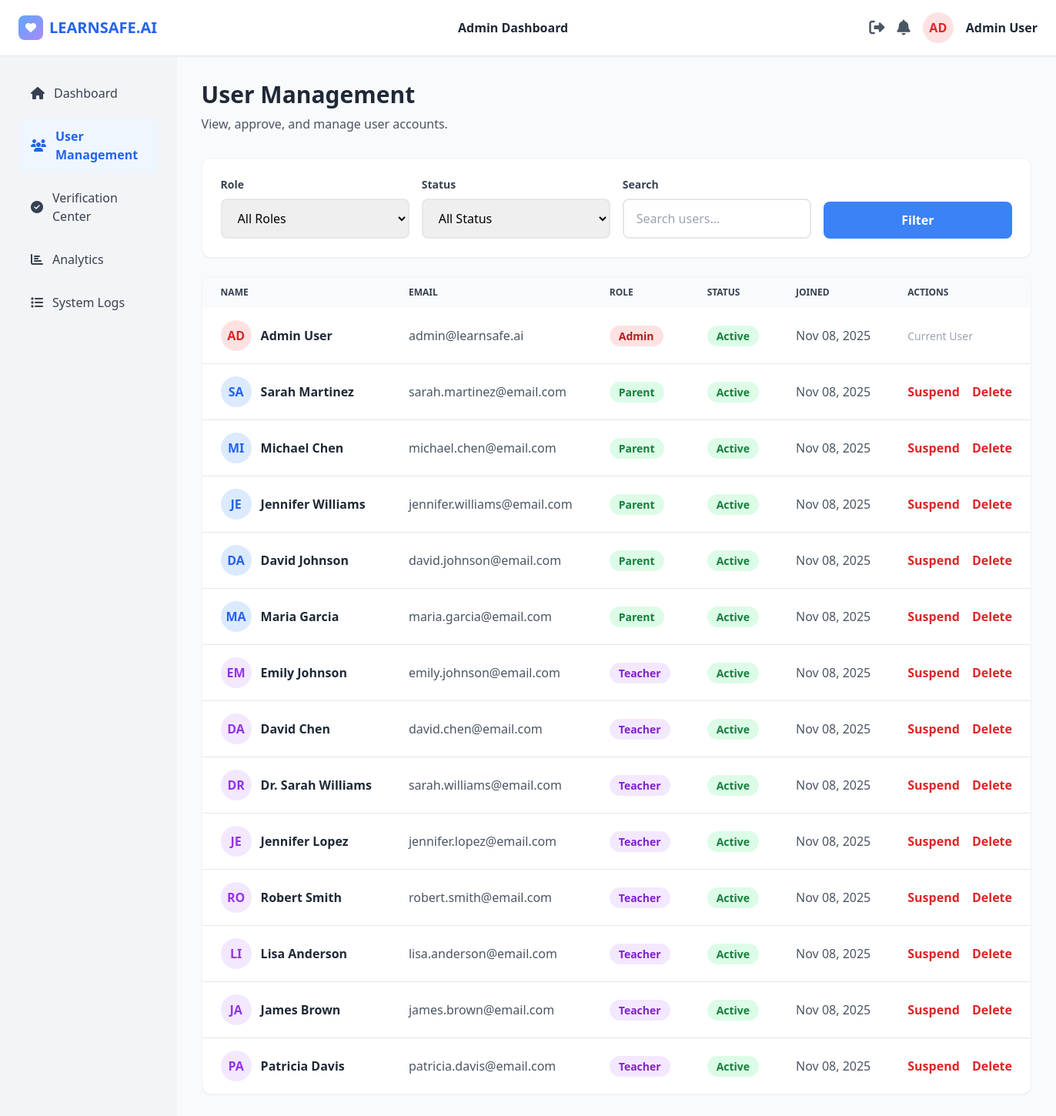
The page /admin/users.php (signed in) on the database its author committed.
### tables this page shows
CREATE TABLE IF NOT EXISTS users (
    id INT AUTO_INCREMENT PRIMARY KEY,
    email VARCHAR(255) UNIQUE NOT NULL,
    password VARCHAR(255) NOT NULL,
    full_name VARCHAR(255) NOT NULL,
    role ENUM('parent', 'teacher', 'admin') NOT NULL,
    status ENUM('active', 'pending', 'suspended', 'rejected') DEFAULT 'pending',
    created_at TIMESTAMP DEFAULT CURRENT_TIMESTAMP,
    updated_at TIMESTAMP DEFAULT CURRENT_TIMESTAMP ON UPDATE CURRENT_TIMESTAMP,
    last_login TIMESTAMP NULL,
    remember_token VARCHAR(255) NULL,
    INDEX idx_email (email),
    INDEX idx_role (role),
    INDEX idx_status (status)
);

### includes/auth.php (called while the page is built, shortened)
<?php
require_once __DIR__ . '/../config/config.php';
function getUserData($user_id) {
    $db = getDB();
    $stmt = $db->prepare("SELECT * FROM users WHERE id = ?");
    $stmt->bind_param("i", $user_id);
    $stmt->execute();
    $result = $stmt->get_result();
    $user = $result->fetch_assoc();
    return $user;
}

### includes/admin_functions.php (called while the page is built, shortened)
<?php
require_once __DIR__ . '/../config/config.php';
function getAllUsers($page = 1, $per_page = 20, $search = '', $role = '', $status = '') {
    $db = getDB();
    $offset = ($page - 1) * $per_page;
    $sql = "SELECT * FROM users WHERE 1=1";
    $params = [];
    $types = '';
    $sql .= " ORDER BY created_at DESC LIMIT ? OFFSET ?";
    $params[] = $per_page;
    $params[] = $offset;
    $types .= 'ii';
    $stmt = $db->prepare($sql);
    if (!empty($params)) {
        $stmt->bind_param($types, ...$params);
    }
    $stmt->execute();
    $result = $stmt->get_result();
    $users = [];
    while ($row = $result->fetch_assoc()) {
        $users[] = $row;
    }
    $count_sql = "SELECT COUNT(*) as total FROM users WHERE 1=1";
    $count_stmt = $db->prepare($count_sql);
    $count_stmt->execute();
    $total = $count_stmt->get_result()->fetch_assoc()['total'];
    return ['users' => $users, 'total' => $total];
}

### config/config.php (called while the page is built, shortened)
<?php
function formatDate($date) {
    return date('M d, Y', strtotime($date));
}

### admin/users.php (the view, shortened to what this page needs)
<?php
require_once __DIR__ . '/../config/config.php';
require_once __DIR__ . '/../includes/auth.php';
require_once __DIR__ . '/../includes/admin_functions.php';
$user_id = getCurrentUserId();
$user = getUserData($user_id);
$page = isset($_GET['page']) ? intval($_GET['page']) : 1;
$search = sanitize($_GET['search'] ?? '');
$role_filter = sanitize($_GET['role'] ?? '');
$status_filter = sanitize($_GET['status'] ?? '');
$users_data = getAllUsers($page, 20, $search, $role_filter, $status_filter);
$users = $users_data['users'];
?>
<!DOCTYPE html>
<html lang="en">
<head>
    <script src="https://cdn.tailwindcss.com"></script>
    <link rel="stylesheet" href="https://cdnjs.cloudflare.com/ajax/libs/font-awesome/6.4.0/css/all.min.css">
</head>
<body class="bg-gray-50 min-h-screen">
    <header class="bg-white shadow-sm border-b">
        <div class="flex items-center justify-between px-6 py-4">
            <div class="flex items-center space-x-2">
                <div class="w-8 h-8 gradient-heart rounded-lg flex items-center justify-center">
                    <i class="fas fa-heart text-white text-sm"></i>
                </div>
                <span class="text-xl font-bold text-blue-600">LEARNSAFE.AI</span>
            </div>
            <div class="flex-1 text-center">
                <p class="text-gray-800 font-semibold">Admin Dashboard</p>
            </div>
            <div class="flex items-center space-x-4">
                <a href="../api/logout.php" class="text-gray-600 hover:text-red-600" title="Logout">
                    <i class="fas fa-sign-out-alt text-xl cursor-pointer"></i>
                </a>
                <i class="fas fa-bell text-gray-600 text-xl cursor-pointer"></i>
                <div class="w-10 h-10 bg-red-100 rounded-full flex items-center justify-center">
                    <span class="text-red-600 font-bold"><?php echo strtoupper(substr($user['full_name'], 0, 2)); ?></span>
                </div>
                <span class="text-gray-800 font-semibold"><?php echo htmlspecialchars($user['full_name']); ?></span>
            </div>
        </div>
    </header>
    <div class="flex">
        <aside class="w-64 bg-gray-100 min-h-screen p-6">
            <nav class="space-y-2">
                <a href="dashboard.php" class="flex items-center space-x-3 px-4 py-3 text-gray-700 hover:bg-gray-200 rounded-lg transition">
                    <i class="fas fa-home"></i>
                    <span>Dashboard</span>
                </a>
                <a href="users.php" class="flex items-center space-x-3 px-4 py-3 bg-blue-50 text-blue-600 rounded-lg font-semibold">
                    <i class="fas fa-users"></i>
                    <span>User Management</span>
                </a>
                <a href="verification.php" class="flex items-center space-x-3 px-4 py-3 text-gray-700 hover:bg-gray-200 rounded-lg transition">
                    <i class="fas fa-check-circle"></i>
                    <span>Verification Center</span>
                </a>
                <a href="analytics.php" class="flex items-center space-x-3 px-4 py-3 text-gray-700 hover:bg-gray-200 rounded-lg transition">
                    <i class="fas fa-chart-bar"></i>
                    <span>Analytics</span>
                </a>
                <a href="logs.php" class="flex items-center space-x-3 px-4 py-3 text-gray-700 hover:bg-gray-200 rounded-lg transition">
                    <i class="fas fa-list"></i>
                    <span>System Logs</span>
                </a>
            </nav>
        </aside>
        <main class="flex-1 p-8">
            <div class="mb-8">
                <h1 class="text-3xl font-bold text-gray-800 mb-2">User Management</h1>
                <p class="text-gray-600">View, approve, and manage user accounts.</p>
            </div>
            <form method="GET" action="users.php" class="bg-white rounded-xl shadow-sm p-6 border border-gray-100 mb-6">
                <div class="grid md:grid-cols-4 gap-4">
                    <div>
                        <label class="block text-sm font-semibold text-gray-700 mb-2">Role</label>
                        <select name="role" class="w-full px-4 py-3 border-2 border-gray-200 rounded-lg focus:border-blue-500 focus:outline-none">
                            <option value="">All Roles</option>
                        </select>
                    </div>
                    <div>
                        <label class="block text-sm font-semibold text-gray-700 mb-2">Status</label>
                        <select name="status" class="w-full px-4 py-3 border-2 border-gray-200 rounded-lg focus:border-blue-500 focus:outline-none">
                            <option value="">All Status</option>
                        </select>
                    </div>
                    <div>
                        <label class="block text-sm font-semibold text-gray-700 mb-2">Search</label>
                        <input type="text" name="search" value="<?php echo htmlspecialchars($search); ?>" placeholder="Search users..." class="w-full px-4 py-3 border-2 border-gray-200 rounded-lg focus:border-blue-500 focus:outline-none">
                    </div>
                    <div class="flex items-end">
                        <button type="submit" class="w-full px-4 py-3 bg-blue-500 text-white rounded-lg hover:bg-blue-600 transition font-semibold">
                            Filter
                        </button>
                    </div>
                </div>
            </form>
            <div class="bg-white rounded-xl shadow-sm border border-gray-100 overflow-hidden">
                <div class="overflow-x-auto">
                    <table class="w-full">
                        <thead class="bg-gray-50">
                            <tr>
                                <th class="px-6 py-3 text-left text-xs font-semibold text-gray-700 uppercase">Name</th>
                                <th class="px-6 py-3 text-left text-xs font-semibold text-gray-700 uppercase">Email</th>
                                <th class="px-6 py-3 text-left text-xs font-semibold text-gray-700 uppercase">Role</th>
                                <th class="px-6 py-3 text-left text-xs font-semibold text-gray-700 uppercase">Status</th>
                                <th class="px-6 py-3 text-left text-xs font-semibold text-gray-700 uppercase">Joined</th>
                                <th class="px-6 py-3 text-left text-xs font-semibold text-gray-700 uppercase">Actions</th>
                            </tr>
                        </thead>
                        <tbody class="divide-y divide-gray-200">
                            <?php if (!empty($users)): ?>
                                <?php foreach ($users as $user_row): ?>
                                <tr class="hover:bg-gray-50">
                                    <td class="px-6 py-4 whitespace-nowrap">
                                        <div class="flex items-center">
                                            <div class="w-10 h-10 bg-<?php
                                                $colors = ['parent' => 'blue', 'teacher' => 'purple', 'admin' => 'red'];
                                                echo $colors[$user_row['role']] ?? 'gray';
                                            ?>-100 rounded-full flex items-center justify-center mr-3">
                                                <span class="text-<?php
                                                    echo $colors[$user_row['role']] ?? 'gray';
                                                ?>-600 font-bold"><?php echo strtoupper(substr($user_row['full_name'], 0, 2)); ?></span>
                                            </div>
                                            <span class="font-semibold text-gray-800"><?php echo htmlspecialchars($user_row['full_name']); ?></span>
                                        </div>
                                    </td>
                                    <td class="px-6 py-4 whitespace-nowrap text-gray-600"><?php echo htmlspecialchars($user_row['email']); ?></td>
                                    <td class="px-6 py-4 whitespace-nowrap">
                                        <span class="px-3 py-1 bg-<?php
                                            $role_colors = ['parent' => 'green', 'teacher' => 'purple', 'admin' => 'red'];
                                            echo $role_colors[$user_row['role']] ?? 'gray';
                                        ?>-100 text-<?php
                                            echo $role_colors[$user_row['role']] ?? 'gray';
                                        ?>-700 rounded-full text-sm font-semibold"><?php echo ucfirst($user_row['role']); ?></span>
                                    </td>
                                    <td class="px-6 py-4 whitespace-nowrap">
                                        <span class="px-3 py-1 bg-<?php
                                            $status_colors = ['active' => 'green', 'pending' => 'yellow', 'suspended' => 'red', 'rejected' => 'red'];
                                            echo $status_colors[$user_row['status']] ?? 'gray';
                                        ?>-100 text-<?php
                                            echo $status_colors[$user_row['status']] ?? 'gray';
                                        ?>-700 rounded-full text-sm font-semibold"><?php echo ucfirst($user_row['status']); ?></span>
                                    </td>
                                    <td class="px-6 py-4 whitespace-nowrap text-gray-600"><?php echo formatDate($user_row['created_at']); ?></td>
                                    <td class="px-6 py-4 whitespace-nowrap">
                                        <?php if ($user_row['id'] != $user_id): ?>
                                        <button onclick="updateUserStatus(<?php echo $user_row['id']; ?>, '<?php echo $user_row['status'] === 'active' ? 'suspended' : 'active'; ?>')" class="text-<?php echo $user_row['status'] === 'active' ? 'red' : 'green'; ?>-600 hover:underline font-semibold mr-3">
                                            <?php echo $user_row['status'] === 'active' ? 'Suspend' : 'Activate'; ?>
                                        </button>
                                        <button onclick="deleteUser(<?php echo $user_row['id']; ?>)" class="text-red-600 hover:underline font-semibold">Delete</button>
                                        <?php else: ?>
                                        <span class="text-gray-400 text-sm">Current User</span>
                                        <?php endif; ?>
                                    </td>
                                </tr>
                                <?php endforeach; ?>
                            <?php endif; ?>
                        </tbody>
                    </table>
                </div>
            </div>
        </main>
    </div>
</body>
</html>

### admin/users.php (style rules this page uses)
.gradient-heart { background: linear-gradient(135deg, #60a5fa 0%, #a78bfa 100%); }

### rows shown on the page
users: full_name "AD", full_name "Admin User", email "admin@learnsafe.ai", role "Admin", status "Active", created_at "Nov 08, 2025", shows "Current User"
users: full_name "SA", full_name "Sarah Martinez", email "sarah.martinez@email.com", role "Parent", status "Active", created_at "Nov 08, 2025", shows "Suspend"
users: full_name "MI", full_name "Michael Chen", email "michael.chen@email.com", role "Parent", status "Active", created_at "Nov 08, 2025", shows "Suspend"
users: full_name "JE", full_name "Jennifer Williams", email "jennifer.williams@email.com", role "Parent", status "Active", created_at "Nov 08, 2025", shows "Suspend"
users: full_name "DA", full_name "David Johnson", email "david.johnson@email.com", role "Parent", status "Active", created_at "Nov 08, 2025", shows "Suspend"
users: full_name "MA", full_name "Maria Garcia", email "maria.garcia@email.com", role "Parent", status "Active", created_at "Nov 08, 2025", shows "Suspend"
users: full_name "EM", full_name "Emily Johnson", email "emily.johnson@email.com", role "Teacher", status "Active", created_at "Nov 08, 2025", shows "Suspend"
users: full_name "DA", full_name "David Chen", email "david.chen@email.com", role "Teacher", status "Active", created_at "Nov 08, 2025", shows "Suspend"
users: full_name "DR", full_name "Dr. Sarah Williams", email "sarah.williams@email.com", role "Teacher", status "Active", created_at "Nov 08, 2025", shows "Suspend"
users: full_name "JE", full_name "Jennifer Lopez", email "jennifer.lopez@email.com", role "Teacher", status "Active", created_at "Nov 08, 2025", shows "Suspend"
users: full_name "RO", full_name "Robert Smith", email "robert.smith@email.com", role "Teacher", status "Active", created_at "Nov 08, 2025", shows "Suspend"
users: full_name "LI", full_name "Lisa Anderson", email "lisa.anderson@email.com", role "Teacher", status "Active", created_at "Nov 08, 2025", shows "Suspend"
users: full_name "JA", full_name "James Brown", email "james.brown@email.com", role "Teacher", status "Active", created_at "Nov 08, 2025", shows "Suspend"
users: full_name "PA", full_name "Patricia Davis", email "patricia.davis@email.com", role "Teacher", status "Active", created_at "Nov 08, 2025", shows "Suspend"
